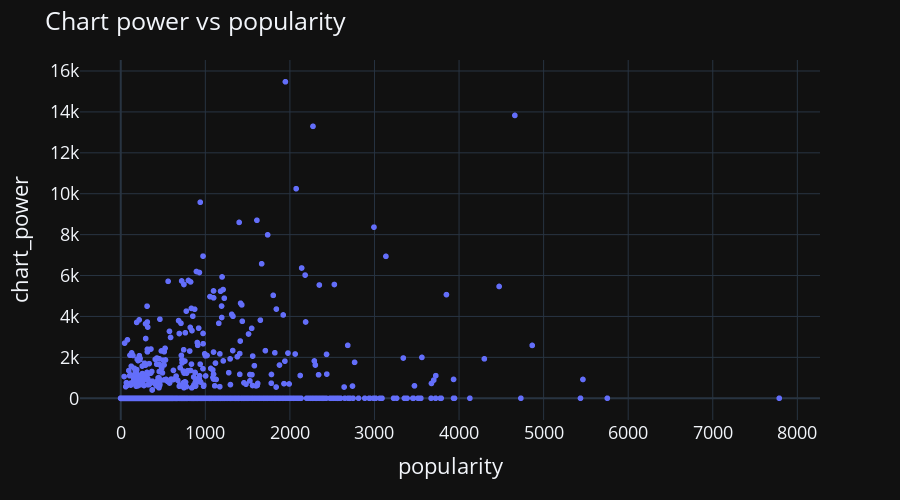

The notebook cell saved with this chart:
### Code cell
fig = px.scatter(df_comparison, x='popularity', y='chart_power', hover_data=[df_comparison.index])
fig.update_layout(
    font_size=FONT_SIZE,
    height = 500,
    #width = FIG_WIDTH,
    template='plotly_dark',
    title="Chart power vs popularity"
)
fig.show()

### Figure 1 — Plotly figure (JSON) as saved in the notebook; plotly's stock layout.template omitted (floating-point values rounded to 4 significant figures; data arrays with more than 128 entries replaced by an {"elided": "..."} marker saying what was removed)
{"data": [{"customdata": {"elided": "14260x1 str values"}, "hovertemplate": "popularity=%{x}<br>chart_power=%{y}<br>artists=%{customdata[0]}<extra></extra>", "legendgroup": "", "marker": {"color": "#636efa", "symbol": "circle"}, "mode": "markers", "name": "", "showlegend": false, "type": "scattergl", "x": {"elided": "14260 int values"}, "xaxis": "x", "y": {"elided": "14260 int values"}, "yaxis": "y"}], "layout": {"font": {"size": 18}, "height": 500, "legend": {"tracegroupgap": 0}, "margin": {"t": 60}, "title": {"text": "Chart power vs popularity"}, "xaxis": {"anchor": "y", "domain": [0, 1], "title": {"text": "popularity"}}, "yaxis": {"anchor": "x", "domain": [0, 1], "title": {"text": "chart_power"}}}}
